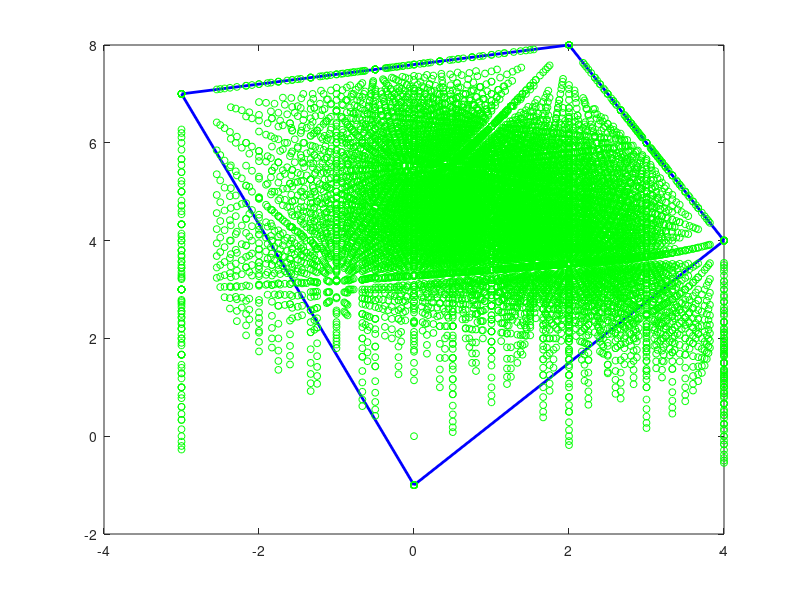

This figure's MATLAB source:
clear all;
clc;


x1 = [0; -1];
x2 = [-3; 7];
x3 = [4; 4];
x4 = [2; 8];


a1 = 1;
E1 = zeros(2,2);
E1(2,2) = a1;
% E1 = eye(2);
f1 = x1*a1;

a2 = 1;
E2 = eye(2)*a2;
f2 = x2*a2;

a3 = 1;
E3 = eye(2)*a3;
f3 = x3*a3;

a4 = 1;
E4 = eye(2)*a4;
f4 = x4*a4;



x1 = pinv(E1) * f1;
x2 = pinv(E2) * f2;
x3 = pinv(E3) * f3;
x4 = pinv(E4) * f4;

C= [x1, x2, x3, x4];


g = 1;

Ereg = eye(2);
freg = zeros(2,1);
wreg = 0.00;

start = 0.0;
step = 10;
x_opts = zeros(2,step^4);

for i = start:1:step
    for j = start:1:step
        for k = start:1:step
            for m = start:1:step
                w1=i; w2=j; w3=k; w4=m;
                bigE = [sqrt(w1)*E1;sqrt(w2)*E2;sqrt(w3)*E3;sqrt(w4)*E4;sqrt(wreg)*Ereg];
                bigf = [sqrt(w1)*f1;sqrt(w2)*f2;sqrt(w3)*f3;sqrt(w4)*f4;sqrt(wreg)*freg];
                
                x_opts(:,g) = pinv(bigE)*bigf;
                g = g + 1;
            end
        end
    end
end


%%
cv_hull = [x1, x2, x4, x3, x1];
clf
plot(C(1,:), C(2,:), 'bo', 'MarkerSize', 10)
plot(cv_hull(1,:), cv_hull(2,:), 'b-', 'LineWidth', 2)
hold on
plot(x_opts(1,:), x_opts(2,:), 'go', 'MarkerSize', 5)

